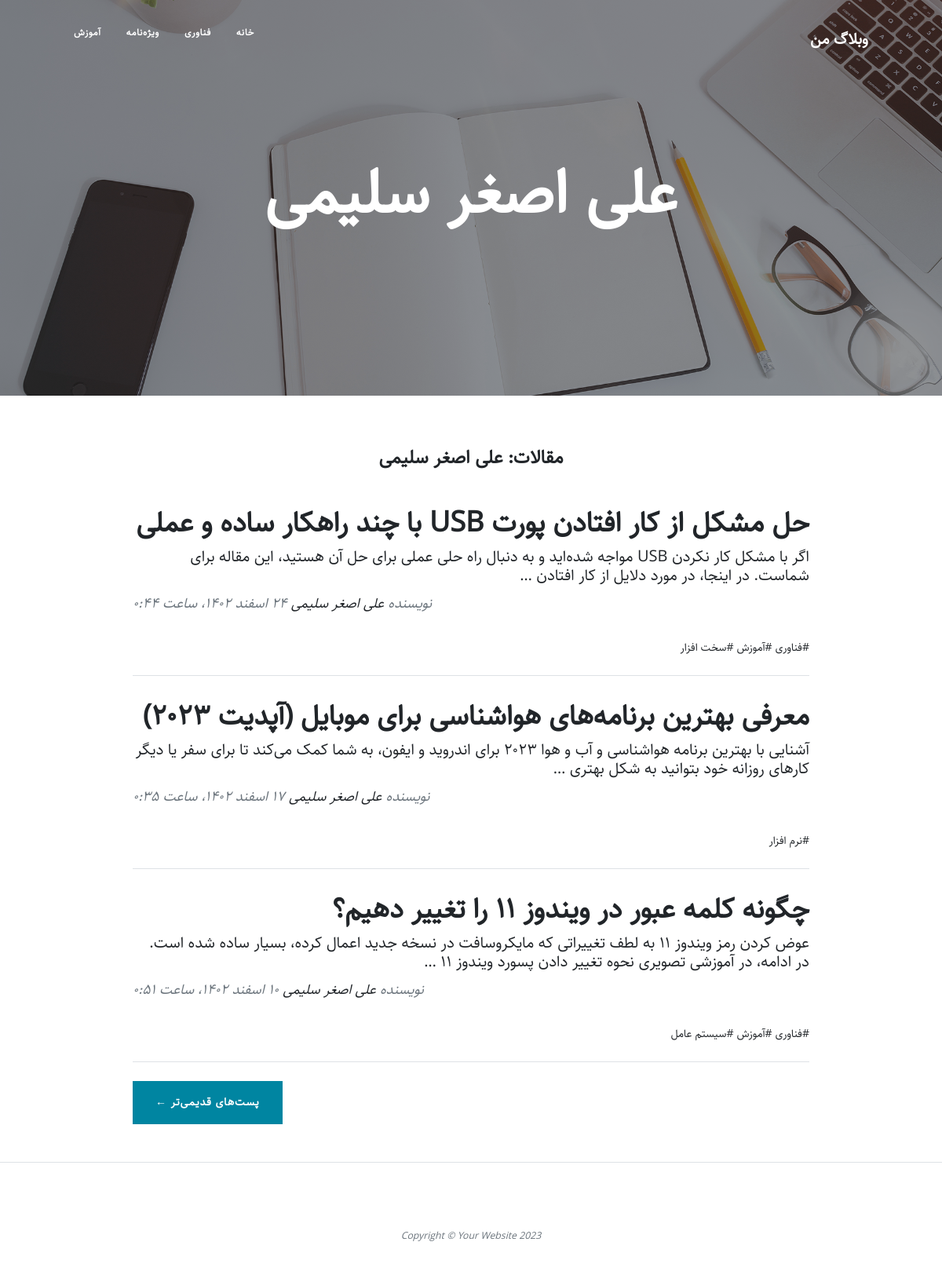
The page /blog/author/ali on the database its author committed.
### blog/models.py (models this page shows, shortened)
class Category(models.Model):
    parent = models.ForeignKey('self', default=None, null=True, blank=True, on_delete=models.SET_NULL, related_name='children', verbose_name="زیردسته")
    title = models.CharField(max_length=200, verbose_name='عنوان دسته‌بدی')
    slug = models.SlugField(max_length=100, unique = True, verbose_name="آدرس دسته‌بندی")
    status = models.BooleanField(default=True, verbose_name='آیا نمایش داده شود؟')
    position = models.IntegerField(verbose_name='پوزیش')
    class Meta:
        verbose_name = 'دسته‌بندی'
        verbose_name_plural = 'دسته‌بندی‌ها'
        ordering = ['parent__id', 'position']
    objects = CategoryManager()

class articles(models.Model):
    STATUS_CHOICES = (
        ('d', 'پیش‌نویس'),
        ('p', 'منتشر شده')
    )
    title = models.CharField(max_length=200, verbose_name='عنوان مقاله')
    slug = models.SlugField(max_length=100, unique = True, verbose_name="آدرس مقاله")
    description = models.TextField(verbose_name="محتوا")
    category = models.ManyToManyField(Category, verbose_name="دسته‌بندی", related_name="articles")
    thumbnail = models.ImageField(upload_to='Images', verbose_name="تصویر")
    publish = models.DateTimeField(default=timezone.now, verbose_name="زمان انتشار")
    created = models.DateTimeField(auto_now_add=True)
    updated = models.DateTimeField(auto_now=True)
    status = models.CharField(max_length=1, choices=STATUS_CHOICES, verbose_name="وضعیت")
    author = models.ForeignKey(User, verbose_name="نویسنده", null=True, related_name='articles',
                                on_delete=models.SET_NULL)
    class Meta:
        verbose_name = 'مقاله'
        verbose_name_plural = 'مقالات'
        ordering = ['-publish']
    def jpublish(self):
        return jalali_converter(self.publish)
    jpublish.short_description = 'زمان انتشار'
    def thumbnail_tag(self):
        return format_html("<img width='100' hieght='75' src='{}'>".format(self.thumbnail.url))
    thumbnail_tag.short_description = 'عکس'
    objects = ArticleManager()

### blog/views.py (the view)
# urls.py: path('author/<slug:username>', AuthorList.as_view(), name = 'author'),
class AuthorList(ListView):
    paginate_by = 3
    template_name = 'blog/author_list.html'
    def get_queryset(self):
        global author
        username = self.kwargs.get('username')
        author = get_object_or_404(User, username=username)
        return author.articles.published()
    def get_context_data(self, **kwargs):
        context = super().get_context_data(**kwargs)
        context['author'] = author
        return context

### blog/models.py (called while the page is built)
    def published(self):
        return self.filter(status='p')

    def active(self):
        return self.filter(status=True)

### blog/templatetags/base_tags.py (called while the page is built)
@register.simple_tag
def title():
    return "وبلاگ من"

@register.inclusion_tag("blog/partials/category_navbar.html")
def category_navbar():
    return {
        "category" : Category.objects.filter(status=True)
    }

### extentions/jalali.py (called while the page is built)
    def persian_tuple(self):
        return self.persian_year, self.persian_month, self.persian_day

### extentions/utils.py (called while the page is built)
def persian_numbers_converter(my_str):
    numbers = {
        "0" : "۰",
        "1" : "۱",
        "2" : "۲",
        "3" : "۳",
        "4" : "۴",
        "5" : "۵",
        "6" : "۶",
        "7" : "۷",
        "8" : "۸",
        "9" : "۹",
    }
    for e, p in numbers.items():
        my_str = my_str.replace(e, p)
    return my_str

def jalali_converter(time):
    jmonths = ["فروردین", "اردیبهشت", "خرداد", " تیر", "مرداد", "شهریور", "مهر", "آبان", "آذر", "دی", "بهمن", "اسفند",]
    time = timezone.localtime(time)
    time_to_str = "{},{},{}".format(time.year, time.month, time.day)
    time_in_tuple = jalali.Gregorian(time_to_str).persian_tuple()
    time_in_list = list(time_in_tuple)
    for index, month in enumerate(jmonths):
        if time_in_list[1] == index + 1:
            time_in_list[1] = month
            break
    output = "{} {} {}، ساعت {}:{}".format(
        time_in_list[2],
        time_in_list[1],
        time_in_list[0],
        time.hour,
        time.minute,
    )
    return persian_numbers_converter(output)

### blog/templates/blog/author_list.html (shortened to what this page needs)
{% extends 'blog/list.html' %}
{% block blog_title %}
    {{author.get_full_name}}
{% endblock %}
{% block category_title %}
    <h4 class="alert alert-primery text-center">مقالات: {{author.get_full_name}}</h4>
{% endblock %}
{% block next_page_url %}
    {% url 'Blog:author' author.username page_obj.next_page_number %}
{% endblock %}

### blog/templates/blog/list.html (shortened to what this page needs)
{% extends 'blog/base.html' %}
{% load static %}
{% block main %}
<header class="masthead" style="background-image: url('{% static '/blog/assets/img/home-bg.jpg' %}')">
    <div class="container position-relative px-4 px-lg-5">
        <div class="row gx-4 gx-lg-5 justify-content-center">
            <div class="col-md-10 col-lg-8 col-xl-7">
                <div class="site-heading">
                    <h1>{% block blog_title %}{% endblock %}</h1>
                </div>
            </div>
        </div>
    </div>
</header>
<div class="container px-4 px-lg-5">
    <div class="row gx-4 gx-lg-5 justify-content-center">
        <div class="col-md-10 col-lg-8 col-xl-10">
            {% block category_title %}{% endblock %}
            {% for article in object_list %}
                <div class="post-preview">
                    <a href="{% url 'Blog:Detail' article.slug %}">
                        <h6 class="post-title">{{article.title}}</h6>
                        <h5 class="post-subtitle">{{article.description|truncatewords:30}}</h5>
                    </a>
                    <p class="post-meta">
                        نویسنده
                        <a href="{% url 'Blog:author' article.author %}">{{article.author.get_full_name}} </a>
                        {{article.jpublish}}
                    </p>
                    <div>
                        {% for cat in article.category.active %}
                            <a href="{% url 'Blog:category' cat.slug %}">#{{cat.title}}</a>
                        {% endfor %}
                    </div>
                </div>
                <hr class="my-4" />
            {% endfor %}
            <div class="d-flex justify-content-end mb-4">
                {% if is_paginated %}
                    <div class="d-flex justify-content-end mb-4 pajer-botten">
                        {% if page_obj.has_next %}
                            <a class="btn btn-primary text-uppercase" href="{% block next_page_url %}{% endblock %}">پست‌های قدیمی‌تر ←</a>
                        {% endif %}
                    </div>
                {% endif %}
            </div>
        </div>
    </div>
</div>
{% endblock %}

### blog/templates/blog/partials/category_navbar.html (shortened to what this page needs)
<div class="collapse navbar-collapse nav" id="navbarResponsive">
    <ul class="navbar-nav ms-auto py-4 py-lg-0">
        <li class="nav-item"><a class="nav-link px-lg-3 py-3 py-lg-4" href="{% url 'Blog:Home' %}">خانه</a></li>
        {% for cat in category %}
            {% if cat.parent == None %}
                <li class="nav-item">
                    <a class="nav-link px-lg-3 py-3 py-lg-4" href="{% url 'Blog:category' cat.slug %}">{{cat.title}}</a>
                </li>
            {% endif %}
        {% endfor %}
    </ul>
</div>

### static/blog/css/rtl2.css (style rules this page uses)
body { direction: rtl; text-align: right; font-family: "Sahel"; font-size: 14px; }
.navbar-nav { margin-left: initial !important; margin-right: auto; font-family: "Sahel"; }
p.post-meta { text-align: left; font-family: "Sahel"; }
html { font-family: "Sahel"; }
h1 { font-family: "Sahel"; }
div { font-family: "Sahel"; }

### static/blog/css/navbar_style.css (style rules this page uses)
.nav ul { padding-right: 0; }
.nav ul li { border-bottom: none; height: 86px; line-height: 20px; font-size: 14px; display: inline-block; float: left; margin: 0 auto; }
.nav ul li a { text-decoration: none; color: #FFFFFF; display: block; transition: .3s background-color; padding:0 24px; }
.nav a { border-bottom: none; }

### rows shown on the page
Category: title "فناوری"
Category: title "ویژه‌نامه"
Category: title "آموزش"
articles: title "حل مشکل از کار افتادن پورت USB با چند راهکار ساده و عملی", description "اگر با مشکل کار نکردن USB مواجه شده‌اید و به دنبال راه حلی عملی برای حل آن هستید، این مقاله برای شماست. در اینجا، در مورد دلایل از کار افتادن …", author.get_full_name "علی اصغر سلیمی", jpublish "۲۴ اسفند ۱۴۰۲، ساعت ۰:۴۴"
Category: title "سخت افزار"
articles: title "معرفی بهترین برنامه‌های هواشناسی برای موبایل (آپدیت ۲۰۲۳)", description "آشنایی با بهترین برنامه هواشناسی و آب و هوا ۲۰۲۳ برای اندروید و ایفون، به شما کمک می‌کند تا برای سفر یا دیگر کارهای روزانه خود بتوانید به شکل بهتری …", author.get_full_name "علی اصغر سلیمی", jpublish "۱۷ اسفند ۱۴۰۲، ساعت ۰:۳۵"
Category: title "نرم افزار"
articles: title "چگونه کلمه عبور در ویندوز ۱۱ را تغییر دهیم؟", description "عوض کردن رمز ویندوز ۱۱ به لطف تغییراتی که مایکروسافت در نسخه جدید اعمال کرده، بسیار ساده شده است. در ادامه، در آموزشی تصویری نحوه تغییر دادن پسورد ویندوز ۱۱ …", author.get_full_name "علی اصغر سلیمی", jpublish "۱۰ اسفند ۱۴۰۲، ساعت ۰:۵۱"
Category: title "سیستم عامل"

### other values the page prints
{{ author.get_full_name }} "علی اصغر سلیمی"
